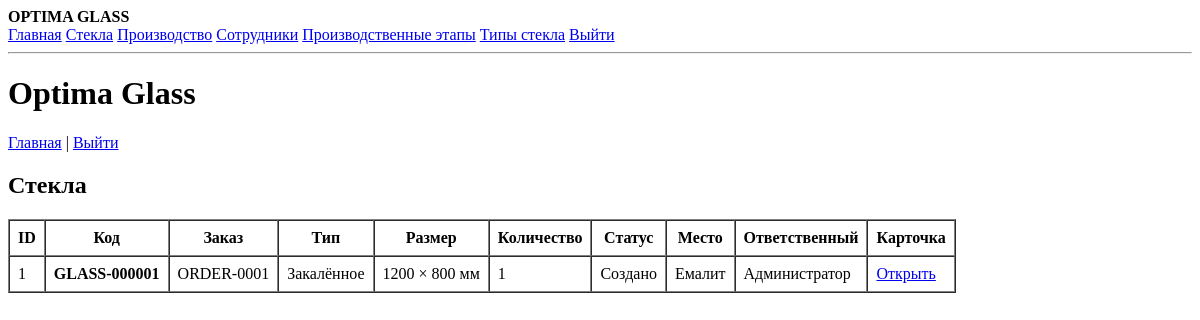
Before: /glasses.php (signed in) with the older database file.
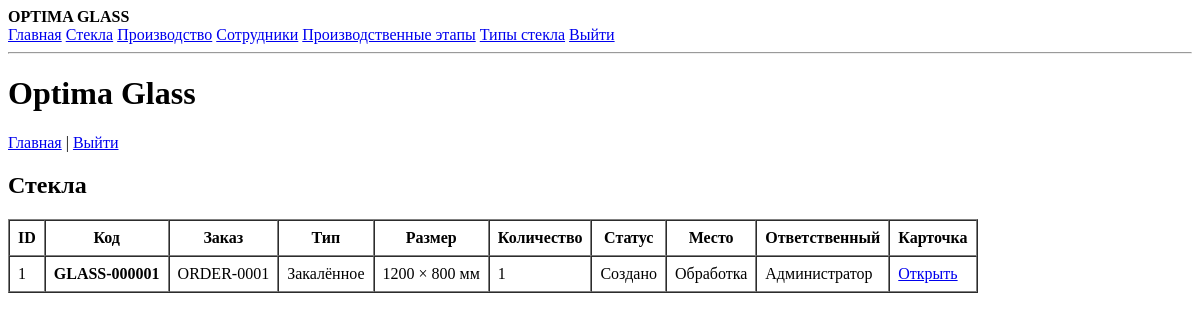
After: the same page with the newer database file.
### tables this page shows
CREATE TABLE glasses (
        id INTEGER PRIMARY KEY AUTOINCREMENT,
        code TEXT NOT NULL UNIQUE,
        order_number TEXT,
        glass_type TEXT,
        width INTEGER,
        height INTEGER,
        quantity INTEGER NOT NULL DEFAULT 1,
        status TEXT NOT NULL DEFAULT 'created',
        current_location TEXT,
        employee_id INTEGER,
        comment TEXT,
        created_at TEXT NOT NULL DEFAULT CURRENT_TIMESTAMP,
        updated_at TEXT NOT NULL DEFAULT CURRENT_TIMESTAMP, order_id INTEGER, order_item_id INTEGER, thickness REAL, route_id INTEGER, current_step_id INTEGER,
        FOREIGN KEY (employee_id) REFERENCES users(id)
    );

CREATE TABLE users (
        id INTEGER PRIMARY KEY AUTOINCREMENT,
        name TEXT NOT NULL,
        email TEXT NOT NULL UNIQUE,
        password TEXT NOT NULL,
        role TEXT NOT NULL DEFAULT 'employee',
        active INTEGER NOT NULL DEFAULT 1,
        created_at TEXT NOT NULL DEFAULT CURRENT_TIMESTAMP
    );

### public/glasses.php (the view, shortened to what this page needs)
<?php
require __DIR__ . '/../src/db.php';
$stmt = $db->query("
    SELECT
        g.id,
        g.code,
        g.order_number,
        g.glass_type,
        g.width,
        g.height,
        g.quantity,
        g.status,
        g.current_location,
        g.created_at,
        u.name AS employee_name
    FROM glasses g
    LEFT JOIN users u ON u.id = g.employee_id
    ORDER BY g.id DESC
");
$glasses = $stmt->fetchAll();
function statusLabel(string $status): string
{
    return match ($status) {
        'created' => 'Создано',
        'production' => 'В производстве',
        'ready' => 'Готово',
        'warehouse' => 'На складе',
        'delivery' => 'Доставляется',
        'installed' => 'Установлено',
        'cancelled' => 'Отменено',
        default => $status,
    };
}
?>
<!DOCTYPE html>
<html lang="ru">
<head>
</head>
<body>
    <?php require __DIR__ . '/../src/partials/header.php'; ?>
    <h1>Optima Glass</h1>
    <p>
        <a href="/">Главная</a> |
        <a href="/logout.php">Выйти</a>
    </p>
    <h2>Стекла</h2>
    <?php if (!$glasses): ?>
        <p>Стекол пока нет.</p>
    <?php else: ?>
        <table border="1" cellpadding="8" cellspacing="0">
            <thead>
                <tr>
                    <th>ID</th>
                    <th>Код</th>
                    <th>Заказ</th>
                    <th>Тип</th>
                    <th>Размер</th>
                    <th>Количество</th>
                    <th>Статус</th>
                    <th>Место</th>
                    <th>Ответственный</th>
                    <th>Карточка</th>
                </tr>
            </thead>
            <tbody>
                <?php foreach ($glasses as $glass): ?>
                    <tr>
                        <td><?= (int) $glass['id'] ?></td>
                        <td>
                            <strong>
                                <?= htmlspecialchars($glass['code'], ENT_QUOTES, 'UTF-8') ?>
                            </strong>
                        </td>
                        <td>
                            <?= htmlspecialchars($glass['order_number'] ?? '', ENT_QUOTES, 'UTF-8') ?>
                        </td>
                        <td>
                            <?= htmlspecialchars($glass['glass_type'] ?? '', ENT_QUOTES, 'UTF-8') ?>
                        </td>
                        <td>
                            <?= (int) $glass['width'] ?> × <?= (int) $glass['height'] ?> мм
                        </td>
                        <td>
                            <?= (int) $glass['quantity'] ?>
                        </td>
                        <td>
                            <?= htmlspecialchars(statusLabel($glass['status']), ENT_QUOTES, 'UTF-8') ?>
                        </td>
                        <td>
                            <?= htmlspecialchars($glass['current_location'] ?? '', ENT_QUOTES, 'UTF-8') ?>
                        </td>
                        <td>
                            <?= htmlspecialchars($glass['employee_name'] ?? 'Не назначен', ENT_QUOTES, 'UTF-8') ?>
                        </td>
                        <td>
                            <a href="/glass.php?code=<?= urlencode($glass['code']) ?>">
                                Открыть
                            </a>
                        </td>
                    </tr>
                <?php endforeach; ?>
            </tbody>
        </table>
    <?php endif; ?>
</body>
</html>

Changed rows visible on the page:
changed glasses "GLASS-000001": current_location "Емалит" → "Обработка"
